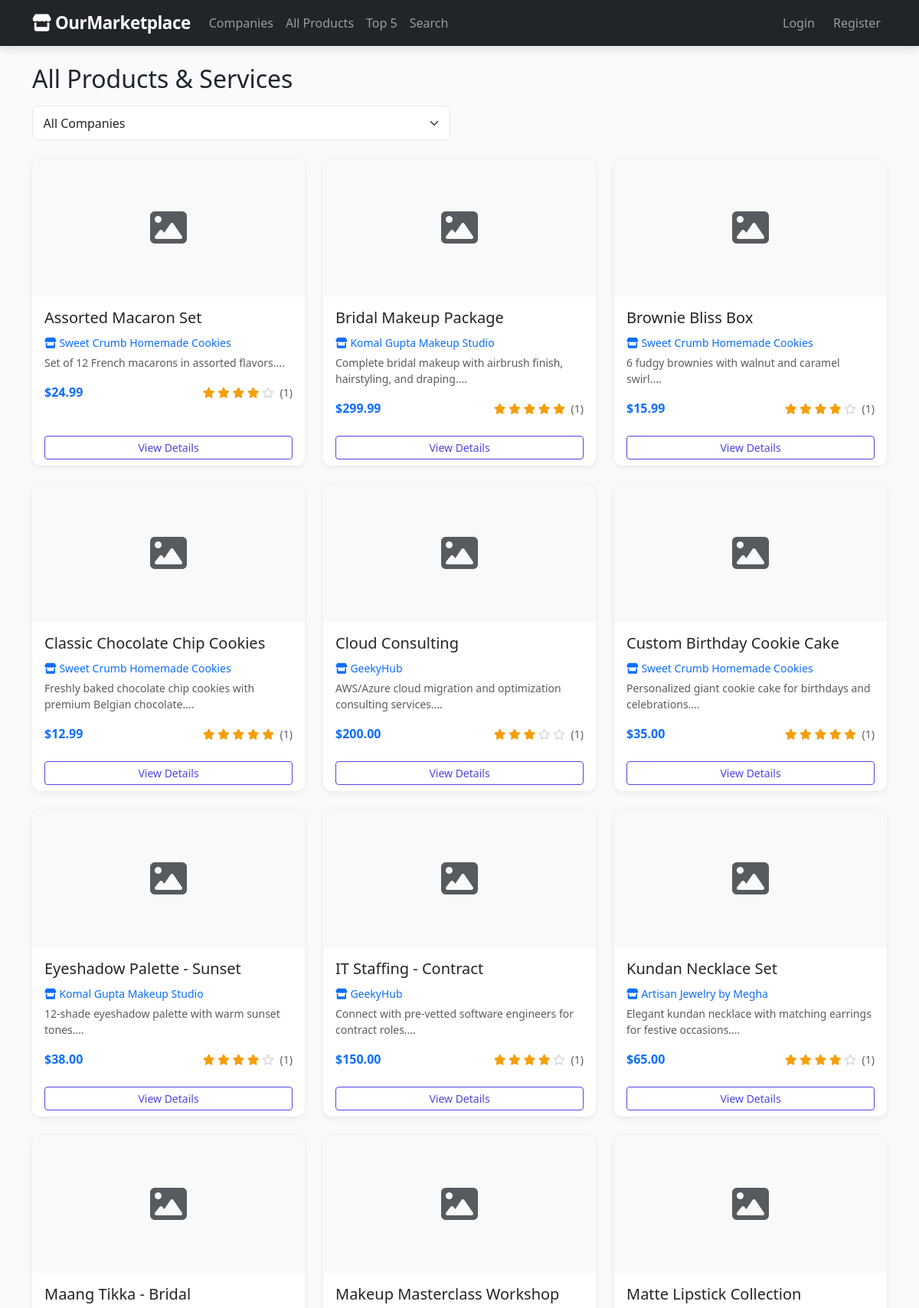
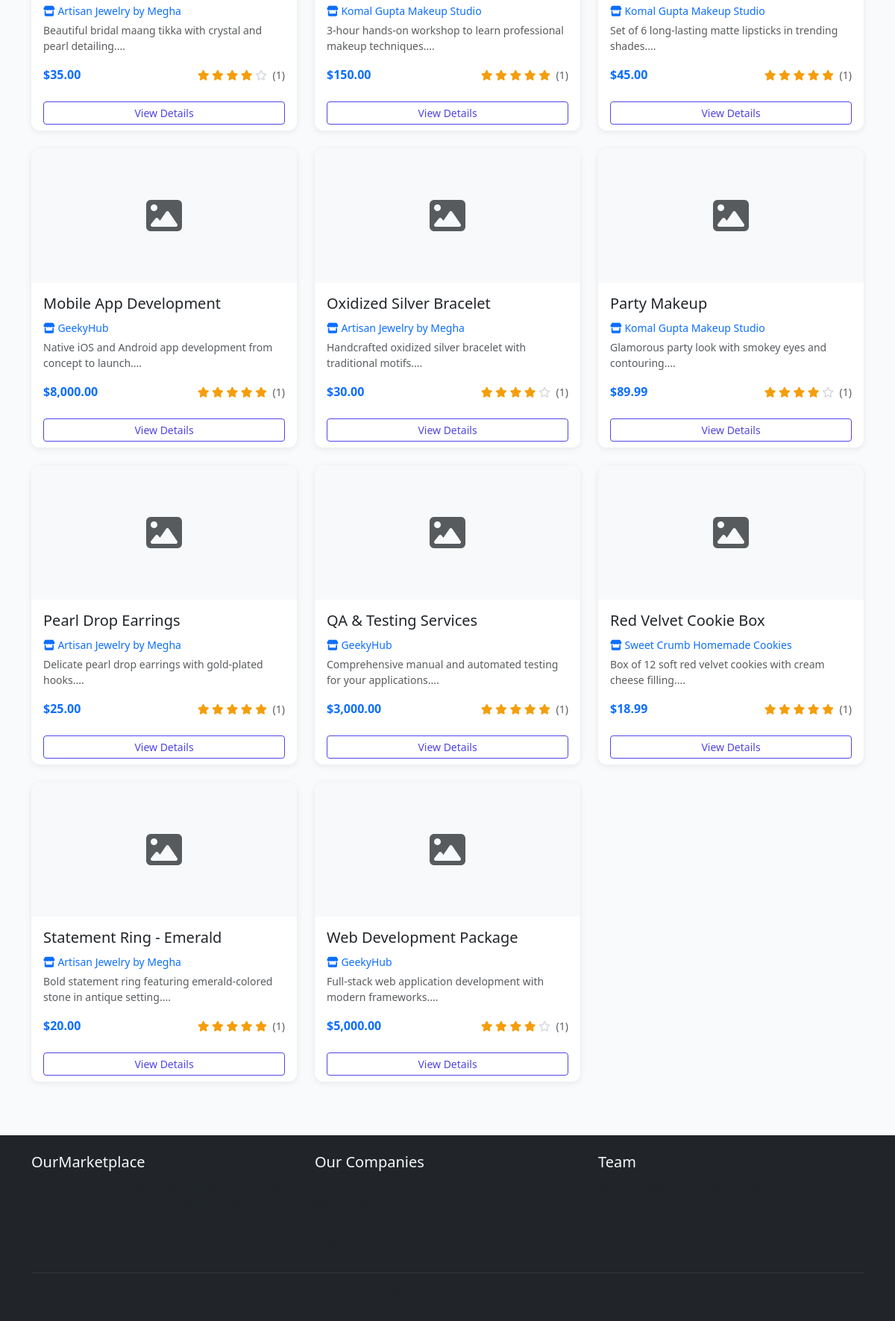
Screenshot of /products/index.php with the database file from the repository (2 pictures, top to bottom).
### tables this page shows
CREATE TABLE products (
    id INT AUTO_INCREMENT PRIMARY KEY,
    company_id INT NOT NULL,
    name VARCHAR(150) NOT NULL,
    description TEXT,
    price DECIMAL(10,2),
    image_url VARCHAR(255),
    category VARCHAR(50),
    created_at TIMESTAMP DEFAULT CURRENT_TIMESTAMP,
    FOREIGN KEY (company_id) REFERENCES companies(id) ON DELETE CASCADE
);

CREATE TABLE companies (
    id INT AUTO_INCREMENT PRIMARY KEY,
    name VARCHAR(100) NOT NULL,
    slug VARCHAR(50) UNIQUE NOT NULL,
    description TEXT,
    owner_name VARCHAR(100),
    website_url VARCHAR(255),
    logo_url VARCHAR(255),
    category VARCHAR(50),
    created_at TIMESTAMP DEFAULT CURRENT_TIMESTAMP
);

### config/database.php (called while the page is built, shortened)
<?php
function baseUrl($path = '') {
    return BASE_URL . $path;
}

### includes/session.php (called while the page is built, shortened)
<?php
function isLoggedIn() {
    return isset($_SESSION['user_id']);
}

### products/index.php (the view, shortened to what this page needs)
<?php
require_once __DIR__ . '/../includes/header.php';
$conn = getDBConnection();
$sql = "
    SELECT p.*, c.name AS company_name, c.slug AS company_slug,
           COALESCE(AVG(r.rating), 0) AS avg_rating,
           COUNT(r.id) AS review_count
    FROM products p
    JOIN companies c ON c.id = p.company_id
    LEFT JOIN reviews r ON r.product_id = p.id
";
$sql .= " GROUP BY p.id ORDER BY p.name";
$products = $conn->query($sql);
?>
<h2 class="mb-3">All Products & Services</h2>
<div class="row mb-4">
    <div class="col-md-6">
        <form method="GET" class="d-flex gap-2">
            <select name="company" class="form-select" onchange="this.form.submit()">
                <option value="0">All Companies</option>
            </select>
        </form>
    </div>
</div>
<div class="row g-4">
    <?php if ($products && $products->num_rows > 0): ?>
        <?php while ($product = $products->fetch_assoc()): ?>
        <div class="col-md-6 col-lg-4">
            <div class="card h-100">
                <div class="card-img-top d-flex align-items-center justify-content-center bg-light" style="height:180px;">
                    <i class="fas fa-image fa-3x text-muted"></i>
                </div>
                <div class="card-body">
                    <h5 class="card-title"><?php echo htmlspecialchars($product['name']); ?></h5>
                    <p class="mb-1">
                        <a href="<?php echo baseUrl('/companies/view.php?id=' . $product['company_id']); ?>" class="text-decoration-none small">
                            <i class="fas fa-store"></i> <?php echo htmlspecialchars($product['company_name']); ?>
                        </a>
                    </p>
                    <p class="card-text text-muted small">
                        <?php echo htmlspecialchars(substr($product['description'], 0, 80)); ?>...
                    </p>
                    <div class="d-flex justify-content-between align-items-center">
                        <span class="fw-bold text-primary">$<?php echo number_format($product['price'], 2); ?></span>
                        <div class="stars small">
                            <?php
                            $avg = round($product['avg_rating'], 1);
                            for ($i = 1; $i <= 5; $i++):
                                if ($i <= $avg):
                            ?>
                                <i class="fas fa-star"></i>
                            <?php elseif ($i - 0.5 <= $avg): ?>
                                <i class="fas fa-star-half-alt"></i>
                            <?php else: ?>
                                <i class="far fa-star empty"></i>
                            <?php endif; endfor; ?>
                            <span class="text-muted ms-1">(<?php echo $product['review_count']; ?>)</span>
                        </div>
                    </div>
                </div>
                <div class="card-footer bg-white border-0">
                    <a href="<?php echo baseUrl('/products/view.php?id=' . $product['id']); ?>" class="btn btn-outline-primary btn-sm w-100">
                        View Details
                    </a>
                </div>
            </div>
        </div>
        <?php endwhile; ?>
    <?php else: ?>
        <div class="col-12">
            <div class="alert alert-info">No products found.</div>
        </div>
    <?php endif; ?>
</div>
<?php
require_once __DIR__ . '/../includes/footer.php';
?>

### includes/header.php (shortened to what this page needs)
<?php
require_once __DIR__ . '/../config/database.php';
require_once __DIR__ . '/session.php';
?>
<!DOCTYPE html>
<html lang="en">
<head>
    <link href="https://cdn.jsdelivr.net/npm/bootstrap@5.3.0/dist/css/bootstrap.min.css" rel="stylesheet">
    <link href="https://cdnjs.cloudflare.com/ajax/libs/font-awesome/6.4.0/css/all.min.css" rel="stylesheet">
    <link href="<?php echo baseUrl('/assets/css/style.css'); ?>" rel="stylesheet">
</head>
<body>
<nav class="navbar navbar-expand-lg navbar-dark bg-dark">
    <div class="container">
        <a class="navbar-brand fw-bold" href="<?php echo baseUrl('/index.php'); ?>">
            <i class="fas fa-store"></i> OurMarketplace
        </a>
        <div class="collapse navbar-collapse" id="navbarNav">
            <ul class="navbar-nav me-auto">
                <li class="nav-item">
                    <a class="nav-link" href="<?php echo baseUrl('/companies/index.php'); ?>">Companies</a>
                </li>
                <li class="nav-item">
                    <a class="nav-link" href="<?php echo baseUrl('/products/index.php'); ?>">All Products</a>
                </li>
                <li class="nav-item">
                    <a class="nav-link" href="<?php echo baseUrl('/rankings/marketplace_top5.php'); ?>">Top 5</a>
                </li>
                <li class="nav-item">
                    <a class="nav-link" href="<?php echo baseUrl('/products/search.php'); ?>">Search</a>
                </li>
            </ul>
            <ul class="navbar-nav">
                <?php if (isLoggedIn()): ?>
                    <li class="nav-item">
                        <a class="nav-link" href="<?php echo baseUrl('/tracking/history.php'); ?>">
                            <i class="fas fa-history"></i> My Visits
                        </a>
                    </li>
                    <li class="nav-item">
                        <a class="nav-link" href="<?php echo baseUrl('/wishlist/index.php'); ?>">
                            <i class="fas fa-heart"></i> Wishlist
                        </a>
                    </li>
                    <li class="nav-item dropdown">
                        <a class="nav-link dropdown-toggle" href="#" role="button" data-bs-toggle="dropdown">
                            <i class="fas fa-user"></i> <?php echo htmlspecialchars(getCurrentFullName()); ?>
                        </a>
                        <ul class="dropdown-menu dropdown-menu-end">
                            <li><a class="dropdown-item" href="<?php echo baseUrl('/dashboard.php'); ?>">Dashboard</a></li>
                            <li><a class="dropdown-item" href="<?php echo baseUrl('/wishlist/index.php'); ?>">My Wishlist</a></li>
                            <li><hr class="dropdown-divider"></li>
                            <li><a class="dropdown-item" href="<?php echo baseUrl('/auth/logout.php'); ?>">Logout</a></li>
                        </ul>
                    </li>
                <?php else: ?>
                    <li class="nav-item">
                        <a class="nav-link" href="<?php echo baseUrl('/auth/login.php'); ?>">Login</a>
                    </li>
                    <li class="nav-item">
                        <a class="nav-link btn btn-outline-light btn-sm ms-2" href="<?php echo baseUrl('/auth/register.php'); ?>">Register</a>
                    </li>
                <?php endif; ?>
            </ul>
        </div>
    </div>
</nav>
<main class="container py-4">

### includes/footer.php (shortened to what this page needs)
</main>
<footer class="bg-dark text-light py-4 mt-5">
    <div class="container">
        <div class="row">
            <div class="col-md-4">
                <h5>OurMarketplace</h5>
                <p class="text-muted">A cross-domain enterprise online marketplace connecting you with the best products and services.</p>
            </div>
            <div class="col-md-4">
                <h5>Our Companies</h5>
                <ul class="list-unstyled text-muted">
                    <li><a href="<?php echo baseUrl('/companies/view.php?id=1'); ?>" class="text-muted text-decoration-none">KG Makeup Studio</a></li>
                    <li><a href="<?php echo baseUrl('/companies/view.php?id=2'); ?>" class="text-muted text-decoration-none">Megha Artisans</a></li>
                    <li><a href="<?php echo baseUrl('/companies/view.php?id=3'); ?>" class="text-muted text-decoration-none">Cookie Business</a></li>
                    <li><a href="<?php echo baseUrl('/companies/view.php?id=4'); ?>" class="text-muted text-decoration-none">GeekyHub</a></li>
                </ul>
            </div>
            <div class="col-md-4">
                <h5>Team</h5>
                <p class="text-muted">Mansi | Megha | Yukta | Gayathri</p>
                <p class="text-muted">CMPE 272 - Enterprise Software Platforms</p>
            </div>
        </div>
        <hr class="border-secondary">
        <p class="text-center text-muted mb-0">&copy; 2025 OurMarketplace. All rights reserved.</p>
    </div>
</footer>
</body>
</html>

### assets/css/style.css (style rules this page uses)
:root { --primary: #4f46e5; --primary-light: #6366f1; --primary-dark: #3730a3; --secondary: #f59e0b; --dark: #1e293b; --light-bg: #f8fafc; --card-shadow: 0 2px 8px rgba(0,0,0,0.08); --card-hover-shadow: 0 8px 24px rgba(0,0,0,0.12); }
body { font-family: 'Segoe UI', Tahoma, Geneva, Verdana, sans-serif; background-color: var(--light-bg); min-height: 100vh; display: flex; flex-direction: column; }
main { flex: 1; }
.navbar { box-shadow: 0 2px 12px rgba(0,0,0,0.15); }
.navbar-brand { font-size: 1.4rem; letter-spacing: -0.5px; }
.navbar .nav-link { padding: 0.5rem 0.85rem; border-radius: 0.375rem; transition: background 0.2s; }
.card { border: none; box-shadow: var(--card-shadow); transition: transform 0.2s ease, box-shadow 0.2s ease; border-radius: 0.75rem; overflow: hidden; }
.card-img-top { border-radius: 0.75rem 0.75rem 0 0; height: 200px; object-fit: cover; background-color: #e2e8f0; }
.card-footer { border-top: 1px solid #f1f5f9; }
.stars { color: var(--secondary); }
.stars .empty { color: #d1d5db; }
.btn-outline-primary { color: var(--primary); border-color: var(--primary); }
footer { margin-top: auto; }
.form-control, .form-select { border-radius: 0.5rem; border-color: #e2e8f0; padding: 0.6rem 0.85rem; }

### rows the page displays
products: name "Assorted Macaron Set", company.name "Sweet Crumb Homemade Cookies", description "Set of 12 French macarons in assorted flavors.", price "24.99", review_count "1"
products: name "Bridal Makeup Package", company.name "Komal Gupta Makeup Studio", description "Complete bridal makeup with airbrush finish, hairstyling, and draping.", price "299.99", review_count "1"
products: name "Brownie Bliss Box", company.name "Sweet Crumb Homemade Cookies", description "6 fudgy brownies with walnut and caramel swirl.", price "15.99", review_count "1"
products: name "Classic Chocolate Chip Cookies", company.name "Sweet Crumb Homemade Cookies", description "Freshly baked chocolate chip cookies with premium Belgian chocolate.", price "12.99", review_count "1"
products: name "Cloud Consulting", company.name "GeekyHub", description "AWS/Azure cloud migration and optimization consulting services.", price "200.00", review_count "1"
products: name "Custom Birthday Cookie Cake", company.name "Sweet Crumb Homemade Cookies", description "Personalized giant cookie cake for birthdays and celebrations.", price "35.00", review_count "1"
products: name "Eyeshadow Palette - Sunset", company.name "Komal Gupta Makeup Studio", description "12-shade eyeshadow palette with warm sunset tones.", price "38.00", review_count "1"
products: name "IT Staffing - Contract", company.name "GeekyHub", description "Connect with pre-vetted software engineers for contract roles.", price "150.00", review_count "1"
products: name "Kundan Necklace Set", company.name "Artisan Jewelry by Megha", description "Elegant kundan necklace with matching earrings for festive occasions.", price "65.00", review_count "1"
products: name "Maang Tikka - Bridal", company.name "Artisan Jewelry by Megha", description "Beautiful bridal maang tikka with crystal and pearl detailing.", price "35.00", review_count "1"
products: name "Makeup Masterclass Workshop", company.name "Komal Gupta Makeup Studio", description "3-hour hands-on workshop to learn professional makeup techniques.", price "150.00", review_count "1"
products: name "Matte Lipstick Collection", company.name "Komal Gupta Makeup Studio", description "Set of 6 long-lasting matte lipsticks in trending shades.", price "45.00", review_count "1"
products: name "Mobile App Development", company.name "GeekyHub", description "Native iOS and Android app development from concept to launch.", price "8,000.00", review_count "1"
products: name "Oxidized Silver Bracelet", company.name "Artisan Jewelry by Megha", description "Handcrafted oxidized silver bracelet with traditional motifs.", price "30.00", review_count "1"
products: name "Party Makeup", company.name "Komal Gupta Makeup Studio", description "Glamorous party look with smokey eyes and contouring.", price "89.99", review_count "1"
products: name "Pearl Drop Earrings", company.name "Artisan Jewelry by Megha", description "Delicate pearl drop earrings with gold-plated hooks.", price "25.00", review_count "1"
products: name "QA & Testing Services", company.name "GeekyHub", description "Comprehensive manual and automated testing for your applications.", price "3,000.00", review_count "1"
products: name "Red Velvet Cookie Box", company.name "Sweet Crumb Homemade Cookies", description "Box of 12 soft red velvet cookies with cream cheese filling.", price "18.99", review_count "1"
products: name "Statement Ring - Emerald", company.name "Artisan Jewelry by Megha", description "Bold statement ring featuring emerald-colored stone in antique setting.", price "20.00", review_count "1"
products: name "Web Development Package", company.name "GeekyHub", description "Full-stack web application development with modern frameworks.", price "5,000.00", review_count "1"
